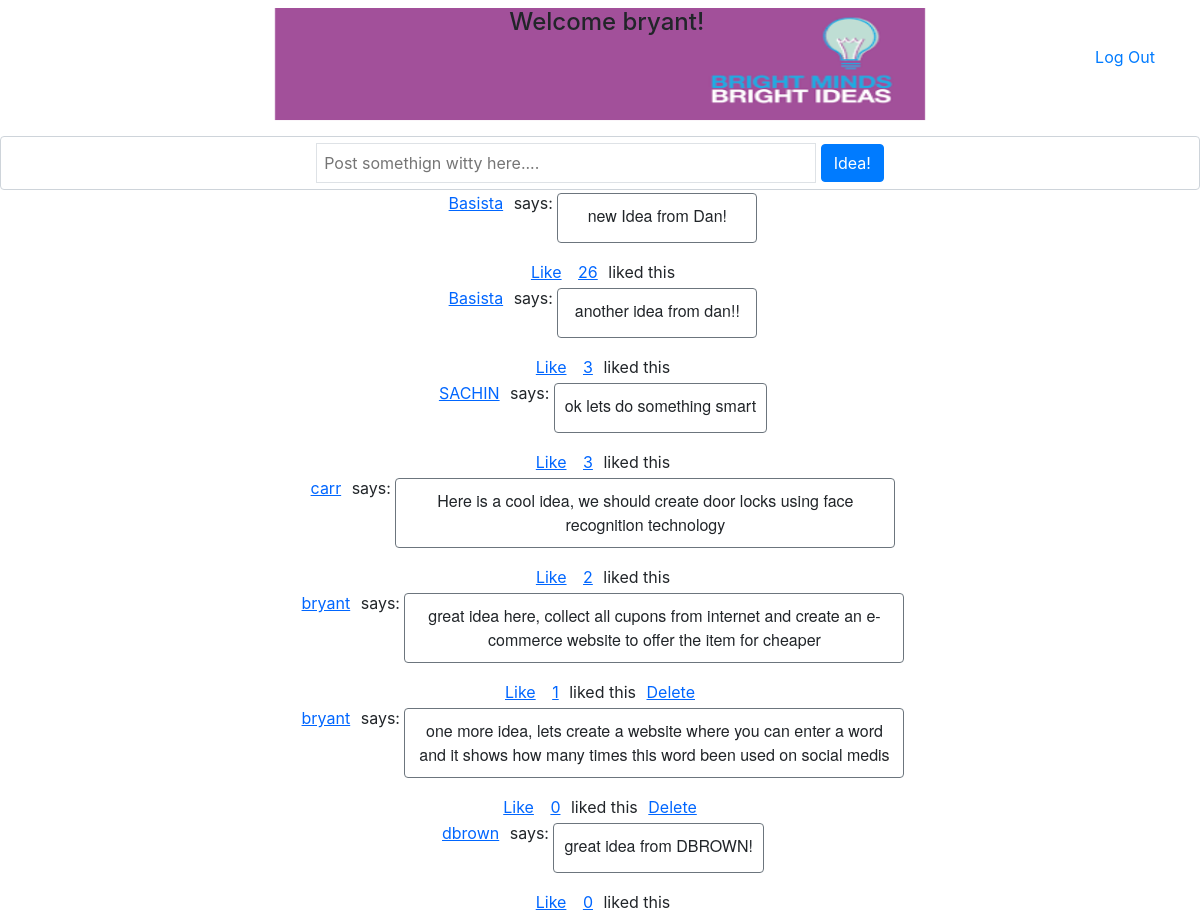
Screenshot of /bright_ideas (signed in) with the database file from the repository.
### models.py (models this page shows, shortened)
class Users(db.Model):
    id = db.Column(db.Integer, primary_key=True)
    name = db.Column(db.String(145))
    alias = db.Column(db.String(145))
    email = db.Column(db.String(125))
    password = db.Column(db.String(125))
    user_ideas = db.relationship('Ideas', backref='owner')
    user_likes = db.relationship('Likes', backref='user_liked')
    created_at = db.Column(db.DateTime, server_default=func.now())    # notice the extra import statement above
    updated_at = db.Column(db.DateTime, server_default=func.now(), onupdate=func.now())

class Ideas(db.Model):
    id = db.Column(db.Integer, primary_key=True, nullable=False)
    idea = db.Column(db.String(145))
    user_id = db.Column(db.Integer, db.ForeignKey('users.id'))
    liked = db.relationship('Likes', backref= 'idea_liked')
    created_at = db.Column(db.DateTime, server_default=func.now())
    updated_at = db.Column(db.DateTime, server_default=func.now(), onupdate=func.now())

### controller_functions.py (the view)
def dashboard():
    ideas = db.session.query(Ideas, Users).join(Users, Users.id==Ideas.user_id).all()
    print("*****************()()()()******************")
    print(session["alias"])
    print(ideas)
    idea = Ideas.query.all()
    print(idea)
    idea_likes = {}
    for i in idea:
        count = Likes.query.filter(Likes.idea_id == i.id).count()
        idea_likes[i.id] =  count
    print(idea_likes)
    return render_template("dashboard.html", name = session["alias"], user_id = session["user_id"], ideas=ideas, idea_likes=idea_likes )

### templates/dashboard.html (shortened to what this page needs)
<!DOCTYPE html>
<html lang="en">
<head>
    <link rel="stylesheet" type="text/css" href="{{ url_for('static', filename='css/bootstrap.css') }}">
</head>
<body>
    <div class="header">
        <h4>Welcome {{name}}!</h4>
        <a href="/" class="header_text"> Log Out</a>
    </div>
    <form action="/post_idea" method="POST" class="form-control" id="postIdea">
        <input type="text" name="idea" class="ideabox border" placeholder="Post somethign witty here....">
        <input type="submit" value="Idea!" class="btn btn-primary">
    </form>
    {% for idea in ideas%}
    <div>
        <form action="/users/{{idea[1].id}}" class="twt-actions" method = "POST">
            <input type="submit" value="{{idea[1].alias}}" class="linkButton">
        </form>
        <label>says:</label>
        <p class="ide-text border border-secondary rounded">{{idea[0].idea}}</p>
        <div class="">
            <form action="/like" class="twt-actions" method = "POST">
                <input type="submit" value="Like" class="linkButton">
            </form>
            <form action="/bright_ideas/{{idea[0].id}}" class="twt-actions" method = "POST">
                <input type="submit" value="{{idea_likes[idea[0].id]}}" class="linkButton"> <span>liked this</span>
            </form>
            {%if user_id == idea[1].id %}
            <form action="/delete" class="twt-actions" method = "POST" >
                <input type="submit" name="{{idea[0].id}}"  value="Delete" class="linkButton">
            </form>
            {%endif%}
         </div>
    </div>
    {%endfor%}
</body>
</html>

### rows the page displays
Users: alias "bryant"
Ideas: alias "Basista", idea "new Idea from Dan!"
Ideas: alias "Basista", idea "another idea from dan!!"
Ideas: alias "SACHIN", idea "ok lets do something smart"
Ideas: alias "carr", idea "Here is a cool idea, we should create door locks using face recognition technology"
Ideas: alias "bryant", idea "great idea here, collect all cupons from internet and create an e-commerce website to offer the item for cheaper"
Ideas: alias "bryant", idea "one more idea, lets create a website where you can enter a word and it shows how many times this word been used on social medis"
Ideas: alias "dbrown", idea "great idea from DBROWN!"
